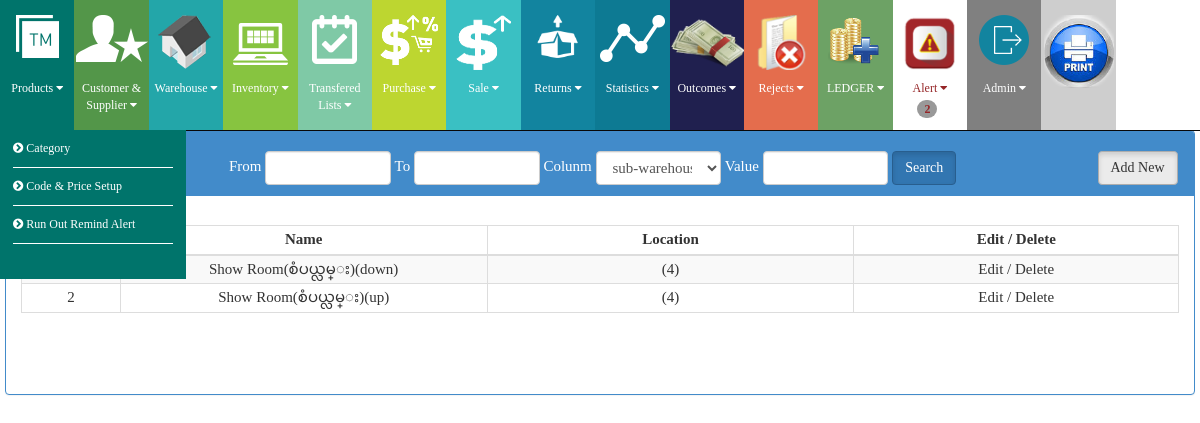
Page /index.php/admin/data_list/showroom (signed in) on the committed database.
### tables this page shows
CREATE TABLE IF NOT EXISTS `tbl_showroom` (
  `id` tinyint(4) NOT NULL AUTO_INCREMENT,
  `name` tinytext NOT NULL,
  `location` tinytext NOT NULL,
  PRIMARY KEY (`id`)
);

### application/controllers/admin.php (called while the page is built, shortened)
<?php if ( ! defined('BASEPATH')) exit('No direct script access allowed');
class Admin extends CI_Controller
{
	var $data;
	function __construct()
	{
		$this->load->model('admin_model');
	}
	?>
		<?php
	function data_list($table)
	{
		if(get_cookie("admin_cookie"))
		{
		$data = $this->data;
			$table=$this->uri->segment(3);
			$data["unit"]=$this->admin_model->grab_unit();
			switch($table)
			{
				default:
				$data["lists"]=$this->db->order_by("id","DESC")->get("tbl_".$table);
				break;
			}
			$data["main_content"]=$table;
			$this->load->view("admin/template",$data);
		}
		else
		{
			redirect("site");
		}
	}
}

### index.php (called while the page is built, shortened)
<?php
require_once BASEPATH.'core/CodeIgniter.php';

### application/views/admin/showroom.php (the view, shortened to what this page needs)
        <div class="panel panel-primary">
          <div class="panel-heading heading-over">
           <div class="container">
              <div class="col-lg-2 col-md-2">
                <h3 class="panel-title"><i class="fa fa-bars"></i> Showroom Lists</h3>
              </div>
              <div class="col-lg-9 col-md-9">
                  <form name="getreport" id="showroom">
         <?=$from?> <input type="text" name="startdate" class="form-control-sale date" id="date1"/>
          <?=$to?> <input type="text" name="enddate" class="form-control-sale date" id="date2"/>
          Colunm <select name="colunm" class="form-control-sale" >
                    <option value="name">sub-warehouse name</option>
          </select>
          Value <input type="text" name="search" class="form-control-sale" onkeyup="searchsingle('showroom')"/>
          <input type="button" class="btn btn-primary active" value="<?=$search?>" onclick="searchsingle('showroom')">
        </form>
              </div>
            <div class="col-lg-1 col-md-1 text-right">
               <a href="javascript:show_form('showroom_form')" class="btn btn-default active"><?=$addnew?></a>
              </div>
          </div>
          </div>
            <br/>
          <div class="panel-body">
            <div class="table-responsive panel-over">
              <table class="table table-bordered table-hover table-striped tablesorter">
                <thead class="thead-over">
                  <tr>
                    <th width="70"><?=$no?></th>
                    <th width="260">Name</th>
                    <th width="260">Location</th>
                     <th width="230"><?=$edit?> / <?=$delete?></th>
                  </tr>
                </thead>
                <tbody id="content">
                <?php
                $count=1;
		  foreach($lists->result() as $list):
	           ?>
                  <tr>
                  <td width="70"><?=$count?></td>
                    <td width="260"><?=$list->name?></td>
                     <td width="260"><?=$list->location?></td>
                     <td width="230">
                   <a href="javascript:makeedit('<?=$list->id?>','showroom')"><?=$edit?></a> /
                <a href="javascript:makedelete('<?=$list->id?>','showroom','<?=$this->uri->segment(4)?>')"><?=$delete?></a>
                     </td>
                  </tr>
                   <?php
                   $count++;
	endforeach;
?>
                </tbody>
              </table>
            </div>
          </div>
        </div>
      </div>

### css/signin.css (style rules this page uses)
body { padding-top: 40px; padding-bottom: 40px; }

### css/main.css (style rules this page uses)
input, select { padding:0; margin:0; border:none; }
.heading-over { position: fixed; width: 99%; z-index: 1000; }
.panel-over { margin-top: 5%; }
a { cursor: pointer; }
.form-control-sale { margin:auto; height:34px; width:15%; padding:6px 12px; line-height: 1.428571429; color: #555555; vertical-align: middle; background-color: #ffffff; border: 1px solid #cccccc; border-radius: 4px; -webkit-box-shadow: inset 0 1px 1px rgba(0, 0, 0, 0.075); box-shadow: inset 0 1px 1px rgba(0, 0, 0, 0.075); -webkit-transition: border-color ease-in-out 0.15s, box-shadow ease-in-out 0.15s; transition: border-color ease-in-out 0.15s, box-shadow ease-in-out 0.15s; }
a { text-decoration:none !important; color:inherit; }
body { padding:0; margin:0px; font-family: 'dinregular'; }
.dropItemCon { position:relative; margin:auto; width:inherit; }
.navDropItem { position:relative; margin:auto; width:160px; padding-left:0px; color:#FFF; text-align:left; font-size:12px; padding-top:10px; padding-bottom:10px; border-bottom:thin solid #FFF; }

### rows in the picture
tbl_showroom: name "Show Room(စံပယ္လမ္း)(down)", location "(4)"
tbl_showroom: name "Show Room(စံပယ္လမ္း)(up)", location "(4)"

### other values in the picture
get_cookie("admin_cookie") "Admin"
$from "From"
$to "To"
$addnew "Add New"
$edit "Edit"
$delete "Delete"
